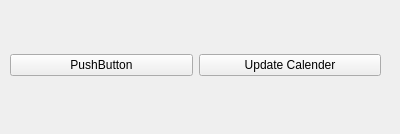
<?xml version="1.0" encoding="UTF-8"?>
<ui version="4.0">
 <class>staffuse</class>
 <widget class="QWidget" name="staffuse">
  <property name="geometry">
   <rect>
    <x>0</x>
    <y>0</y>
    <width>400</width>
    <height>134</height>
   </rect>
  </property>
  <property name="windowTitle">
   <string>Form</string>
  </property>
  <widget class="QWidget" name="layoutWidget">
   <property name="geometry">
    <rect>
     <x>10</x>
     <y>40</y>
     <width>371</width>
     <height>51</height>
    </rect>
   </property>
   <layout class="QHBoxLayout" name="horizontalLayout">
    <item>
     <widget class="QPushButton" name="pushButton_3">
      <property name="text">
       <string>PushButton</string>
      </property>
     </widget>
    </item>
    <item>
     <widget class="QPushButton" name="updatebtn">
      <property name="text">
       <string>Update Calender</string>
      </property>
     </widget>
    </item>
   </layout>
  </widget>
 </widget>
 <resources/>
 <connections/>
</ui>
